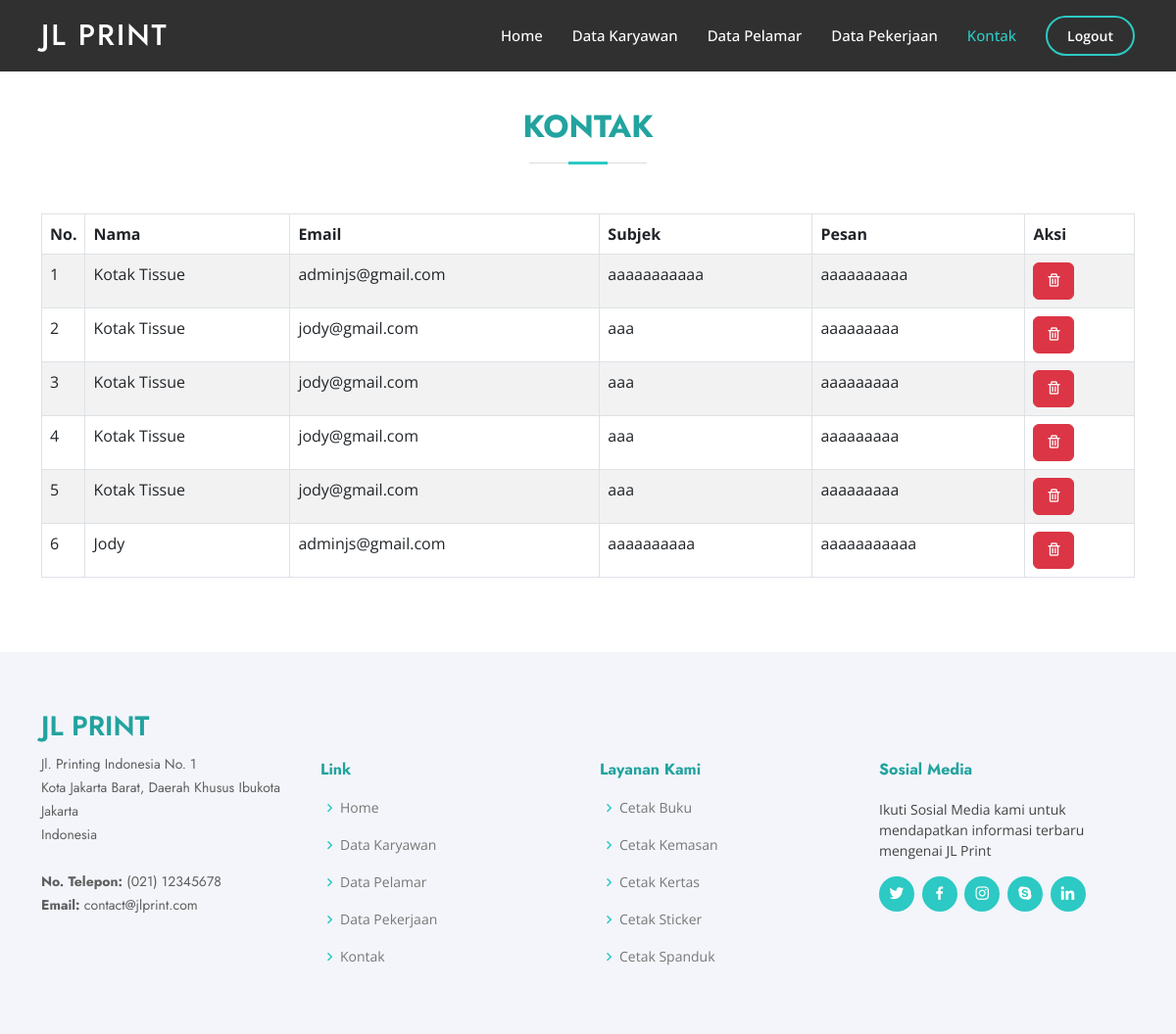
Before: /admin/contact.php (signed in) with the older database file.
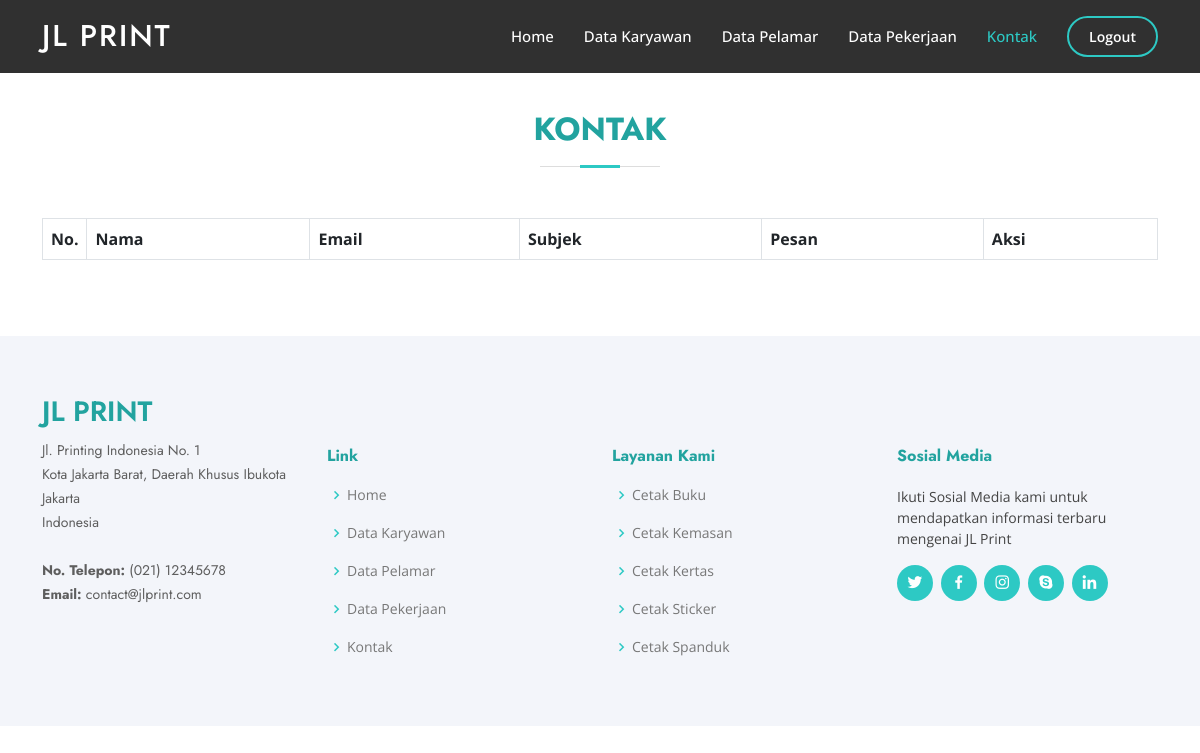
After: the same page with the newer database file.
### tables this page shows
CREATE TABLE `contact` (
  `id` int(12) NOT NULL,
  `nama` varchar(50) NOT NULL,
  `email` varchar(50) NOT NULL,
  `subjek` varchar(50) NOT NULL,
  `pesan` varchar(255) NOT NULL
);

### admin/contact.php (the view, shortened to what the changed rows need)
<?php
  include '../db_connection.php';
?>
<!DOCTYPE html>
<html lang="en">
<head>
  <link rel="stylesheet" type="text/css" href="https://cdn.datatables.net/v/bs5/dt-1.13.1/datatables.min.css"/>
  <link href="https://cdnjs.cloudflare.com/ajax/libs/twitter-bootstrap/5.2.0/css/bootstrap.min.css" rel="stylesheet">
  <link href="https://cdn.datatables.net/1.13.1/css/dataTables.bootstrap5.min.css" rel="stylesheet">
  <link href="https://cdn.datatables.net/select/1.5.0/css/select.bootstrap5.min.css" rel="stylesheet">
  <link href="https://cdn.datatables.net/responsive/2.2.3/css/responsive.bootstrap.min.css" rel="stylesheet">
  <link href="https://cdn.datatables.net/responsive/2.2.3/css/responsive.jqueryui.min.css" rel="stylesheet">
  <link href="assets/vendor/aos/aos.css" rel="stylesheet">
  <link href="assets/vendor/bootstrap/css/bootstrap.min.css" rel="stylesheet">
  <link href="assets/vendor/bootstrap-icons/bootstrap-icons.css" rel="stylesheet">
  <link href="assets/vendor/boxicons/css/boxicons.min.css" rel="stylesheet">
  <link href="assets/vendor/glightbox/css/glightbox.min.css" rel="stylesheet">
  <link href="assets/vendor/remixicon/remixicon.css" rel="stylesheet">
  <link href="assets/vendor/swiper/swiper-bundle.min.css" rel="stylesheet">
  <link href="assets/css/jlstyles.css" rel="stylesheet">
</head>
<body>
  <header id="header" class="fixed-top ">
    <div class="container d-flex align-items-center">
      <h1 class="logo me-auto"><a href="#">JL Print</a></h1>
    </div>
  </header>
  <main id="main">
  <section id="contact" class="contact">
    <div class="container" data-aos="fade-up">
      <div class="col-12">
        <div class="section-title">
          <h2>Kontak</h2>
        </div>
        <div class="row">
        <div class=" mt-5 mt-lg-0 flex align-items-center">
            <table id="example" class="table table-bordered table-striped" style="width:100%">
            <thead>
                <tr>
                    <th width="20px">No.</th>
                    <th>Nama</th>
                    <th>Email</th>
                    <th>Subjek</th>
                    <th>Pesan</th>
                    <th>Aksi</th>
                </tr>
            </thead>
            <tbody>
            <?php
                $no= 1;
                $query = mysqli_query($conn, 'SELECT * FROM `contact`');
                while ($data = mysqli_fetch_array($query)) {
              ?>
                <tr>
                    <td><?php echo $no++ ?></td>
                    <td><?php echo $data['nama']?></td>
                    <td><?php echo $data['email']?></td>
                    <td><?php echo $data['subjek']?></td>
                    <td><?php echo $data['pesan']?></td>
                    <td>
                      <a type="button" class="btn btn-danger" href='forms/contact_delete_act.php?id=<?php echo $data['id']; ?> ' onclick="javascript: return confirm('Anda Yakin Ingin Menghapus Data?')"><i class='bx bx-trash' ></i></a>
                    </td>
                </tr>
                <?php } ?>
            </tbody>
            </table>
          </div>
        </div>
      </div>
    </div>
  </section>
  </main>
</body>
</html>

Changed rows visible on the page:
removed contact: nama "Kotak Tissue", email "adminjs@gmail.com", subjek "aaaaaaaaaaa", pesan "aaaaaaaaaa"
removed contact: nama "Kotak Tissue", email "jody@gmail.com", subjek "aaa", pesan "aaaaaaaaa"
removed contact: nama "Kotak Tissue", email "jody@gmail.com", subjek "aaa", pesan "aaaaaaaaa"
removed contact: nama "Kotak Tissue", email "jody@gmail.com", subjek "aaa", pesan "aaaaaaaaa"
removed contact: nama "Kotak Tissue", email "jody@gmail.com", subjek "aaa", pesan "aaaaaaaaa"
removed contact: nama "Jody", email "adminjs@gmail.com", subjek "aaaaaaaaaa", pesan "aaaaaaaaaaa"
